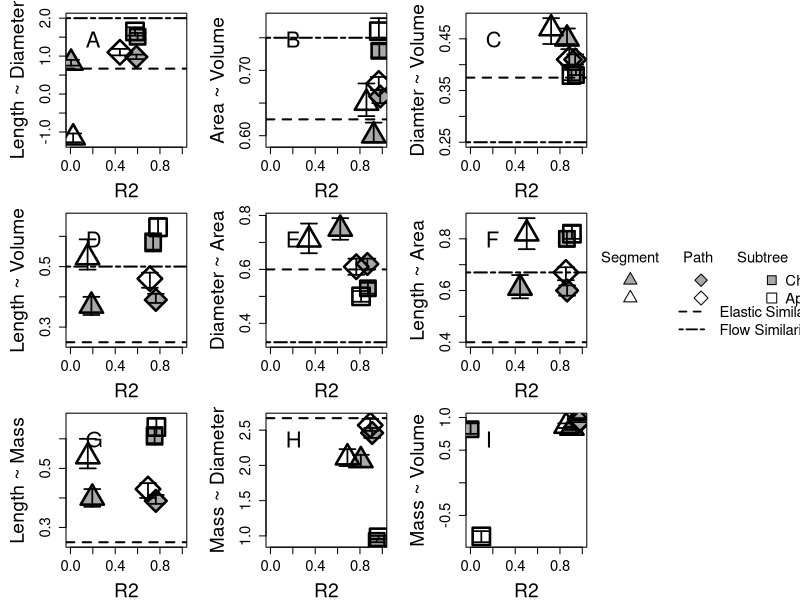

Here is the R script that generated this plot:
### This script builds a summary figure of allometric exponents at a species
### level for the relationships investigates in this study. The figure appears 
### as Fig 2 in the manuscript. The script is modified from `Chapter1Figs.R` to 
### remove path scale and "both" group.

sma <- read.csv("SMAResults.csv", sep=",", head=T)

levels <- c(1,2,3,4,5,12)
results <- list()
for (i in 1:27){ #relationship columns
  results[[i]] <- list()
  for (j in 1:4){
    results[[i]][[j]] <- vector(length = 6)
    # 1: exponent, 2: CI-, 3: CI+, 4: R2 
    for (k in 1:6) { # group/ind rows
      results[[i]][[j]][k] = as.numeric(strsplit(as.character(sma[(levels[k]+1),(i+2)]), " ")[[1]][(2*j-1)])
    }
  }
}

exponent_R2 <- function(col_list, n, k=5, m=6, xlabel="R2"){
  
  if (length(col_list) == 2){
    min_range <- c(results[[col_list[1]]][[2]][k:m], results[[col_list[2]]][[2]][k:m], flow[n], elastic[n])
    max_range <- c(results[[col_list[1]]][[3]][k:m], results[[col_list[2]]][[3]][k:m], flow[n], elastic[n])}
  else{
    min_range <- c(results[[col_list[1]]][[2]][k:m], results[[col_list[2]]][[2]][k:m], 
                   results[[col_list[3]]][[2]][k:m], flow[n], elastic[n])
    max_range <- c(results[[col_list[1]]][[3]][k:m], results[[col_list[2]]][[3]][k:m], 
                   results[[col_list[3]]][[3]][k:m], flow[n], elastic[n])}
  
  plot(range(0,1), range(min(min_range, na.rm=T), max(max_range, na.rm=T)), 
       ylab = ylabels[n], xlab=xlabel, type = "n",
       ylim = c(min(min_range, na.rm=T), max(max_range, na.rm=T)))
  legend("topleft", LETTERS[n], bty="n", cex=2, x.intersp=0)
   
  for (i in 1:length(col_list)){
    for(j in k:m){
      points(results[[col_list[i]]][[4]][j], results[[col_list[i]]][[1]][j], pch = as.numeric(tri_points[[i]][j]), 
             bg = "dark grey", cex=3.5, lwd=2.5)
      arrows(x0=results[[col_list[i]]][[4]][j], y0=results[[col_list[i]]][[2]][j], y1=results[[col_list[i]]][[3]][j], 
             code=3, angle=90, lwd=1.7, length=.08)
    }
  } 
  abline(h = flow[n], lwd = 2, lty = 6)
  abline(h = elastic[n], lwd = 2, lty = 2)
}

ylabels <- c("Length ~ Diameter", "Area ~ Volume", "Diamter ~ Volume", 
             "Length ~ Volume", "Diameter ~ Area", "Length ~ Area", 
             "Length ~ Mass", "Mass ~ Diameter", "Mass ~ Volume")
flow <- c(2, .75, .25, .5, .33, .67, NA, NA, NA)
elastic <- c(.67, .625, .375, .25, .6, .4, .25, 2.67, NA)
tri_points <- list(list(17, 24, 2, 17, 24, 2),
                   list(18, 23, 5, 18, 23, 5),
                   list(15, 22, 0, 15, 22, 0))


pdf(file="Fig2.pdf", width= 16, height=12,family="Helvetica", pointsize=18)

par(mfrow= c(3,4), mar = c(4,5,1,1), cex.lab=1.75, cex.axis=1.35)
exponent_R2(c(1:3), 1)
exponent_R2(c(4:6), 2)
exponent_R2(c(7:9), 3)
plot(range(0,1), range(0,1), bty="n", main ="", xaxt="n", yaxt="n", xlab="", ylab="", type ="n")
exponent_R2(c(10:12), 4)
exponent_R2(c(13:15), 5)
exponent_R2(c(16:18), 6)
plot(range(0,1), range(0,1), bty="n", xaxt="n", yaxt="n", xlab="", ylab="", type ="n")
par(xpd=T)
legend("center", legend=c("", "", "", "", "Cherry", "Apple"), 
       pch=c(24, 2, 23, 5, 22, 0), pt.bg="dark grey", cex=1.35, pt.cex=2, 
       bty="n", title="Segment      Path      Subtree", title.adj=-0.5, ncol=3)
legend("bottomleft", legend=c("Elastic Similarity","Flow Similarity"), lty=c(2,6), lwd = 1.7, 
       bty = "n", cex=1.35)
par(xpd=F)
exponent_R2(c(19:21), 7)
exponent_R2(c(22:24), 8)
exponent_R2(c(25:27), 9)

dev.off()
